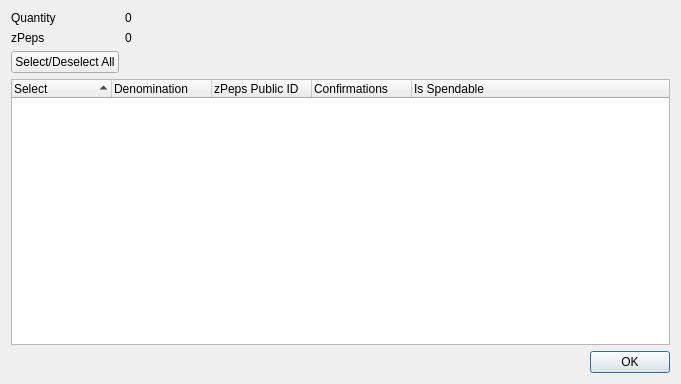
<?xml version="1.0" encoding="UTF-8"?>
<ui version="4.0">
 <class>ZPepsControlDialog</class>
 <widget class="QDialog" name="ZPepsControlDialog">
  <property name="geometry">
   <rect>
    <x>0</x>
    <y>0</y>
    <width>681</width>
    <height>384</height>
   </rect>
  </property>
  <property name="minimumSize">
   <size>
    <width>681</width>
    <height>384</height>
   </size>
  </property>
  <property name="windowTitle">
   <string>Select zPeps to Spend</string>
  </property>
  <layout class="QGridLayout" name="gridLayout">
   <item row="0" column="0">
    <layout class="QFormLayout" name="formLayout">
     <property name="sizeConstraint">
      <enum>QLayout::SetDefaultConstraint</enum>
     </property>
     <item row="0" column="0">
      <widget class="QLabel" name="labelQuantity">
       <property name="text">
        <string>Quantity</string>
       </property>
      </widget>
     </item>
     <item row="0" column="1">
      <widget class="QLabel" name="labelQuantity_int">
       <property name="text">
        <string>0</string>
       </property>
      </widget>
     </item>
     <item row="1" column="0">
      <widget class="QLabel" name="labelZPeps">
       <property name="text">
        <string>zPeps</string>
       </property>
      </widget>
     </item>
     <item row="1" column="1">
      <widget class="QLabel" name="labelZPeps_int">
       <property name="text">
        <string>0</string>
       </property>
      </widget>
     </item>
     <item row="2" column="0">
      <widget class="QPushButton" name="pushButtonAll">
       <property name="text">
        <string>Select/Deselect All</string>
       </property>
      </widget>
     </item>
    </layout>
   </item>
   <item row="1" column="0">
    <layout class="QVBoxLayout" name="verticalLayout">
     <item>
      <widget class="QTreeWidget" name="treeWidget">
       <property name="minimumSize">
        <size>
         <width>0</width>
         <height>250</height>
        </size>
       </property>
       <property name="alternatingRowColors">
        <bool>true</bool>
       </property>
       <property name="sortingEnabled">
        <bool>true</bool>
       </property>
       <property name="columnCount">
        <number>5</number>
       </property>
       <attribute name="headerDefaultSectionSize">
        <number>100</number>
       </attribute>
       <column>
        <property name="text">
         <string notr="true">Select</string>
        </property>
       </column>
       <column>
        <property name="text">
         <string notr="true">Denomination</string>
        </property>
       </column>
       <column>
        <property name="text">
         <string notr="true">zPeps Public ID</string>
        </property>
       </column>
       <column>
        <property name="text">
         <string notr="true">Confirmations</string>
        </property>
       </column>
       <column>
        <property name="text">
         <string>Is Spendable</string>
        </property>
       </column>
      </widget>
     </item>
     <item>
      <widget class="QDialogButtonBox" name="buttonBox">
       <property name="orientation">
        <enum>Qt::Horizontal</enum>
       </property>
       <property name="standardButtons">
        <set>QDialogButtonBox::Ok</set>
       </property>
      </widget>
     </item>
    </layout>
   </item>
  </layout>
 </widget>
 <resources/>
 <connections>
  <connection>
   <sender>buttonBox</sender>
   <signal>accepted()</signal>
   <receiver>ZPepsControlDialog</receiver>
   <slot>accept()</slot>
   <hints>
    <hint type="sourcelabel">
     <x>248</x>
     <y>254</y>
    </hint>
    <hint type="destinationlabel">
     <x>157</x>
     <y>274</y>
    </hint>
   </hints>
  </connection>
  <connection>
   <sender>buttonBox</sender>
   <signal>rejected()</signal>
   <receiver>ZPepsControlDialog</receiver>
   <slot>reject()</slot>
   <hints>
    <hint type="sourcelabel">
     <x>316</x>
     <y>260</y>
    </hint>
    <hint type="destinationlabel">
     <x>286</x>
     <y>274</y>
    </hint>
   </hints>
  </connection>
 </connections>
</ui>
